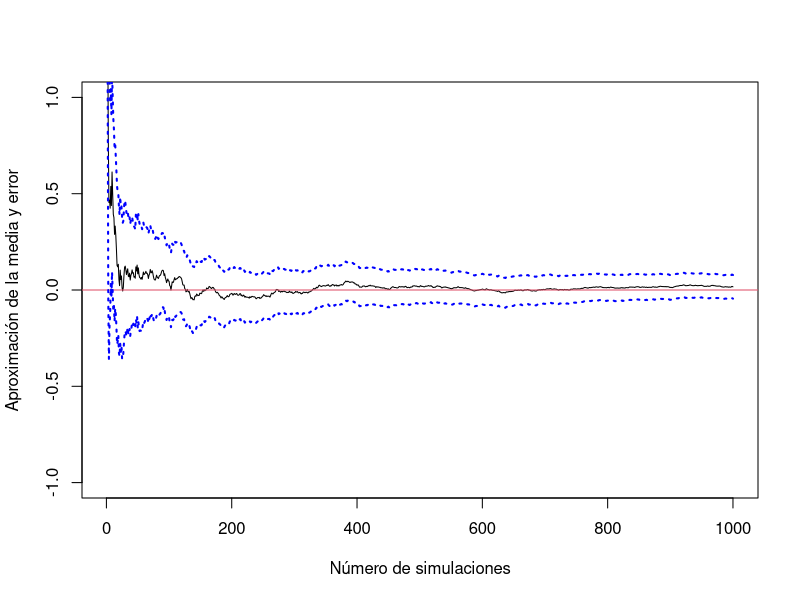

The R source for this figure:
nsim <- 1000
x <- rnorm(nsim)
n <- 1:nsim

x <- x[n]

estimacion <- cumsum(x) / n
estimacion.error <- sqrt(cumsum((x - estimacion)^2)) / n
plot(n, estimacion,
    type = "l",
    xlab = "Número de simulaciones",
    ylab = "Aproximación de la media y error",
    ylim = c(-1, 1)
)
abline(h = 0, col = 2)
z <- qnorm(0.975)
lines(estimacion - z * estimacion.error, lty = 3, lwd = 2, col = "blue")
lines(estimacion + z * estimacion.error, lty = 3, lwd = 2, col = "blue")


#
# ---------------------------------------------------------------- EJERCICIO -----
#
# Determinar el número de simulaciones necesario para aproximar
# la media mu de las siguientes distribuciones con un error máximo de
# 0.1 * |mu|
# Sabemos que n = (z_{alpha/2} * sigma / epsilon)^2

determinar_n <- function(epsilon, sigma, alpha) {
    z <- qnorm(alpha / 2, lower.tail = FALSE)

    (z * sigma / 2)^2
}

# Normal con media mu = 10, desviación típica sigma = 5
# Chi^2 de 10 grados de libertad (mu = 10, sigma^2 = 2mu)
# Poisson lambda = 10 (mu = 10, sigma^2 = mu)